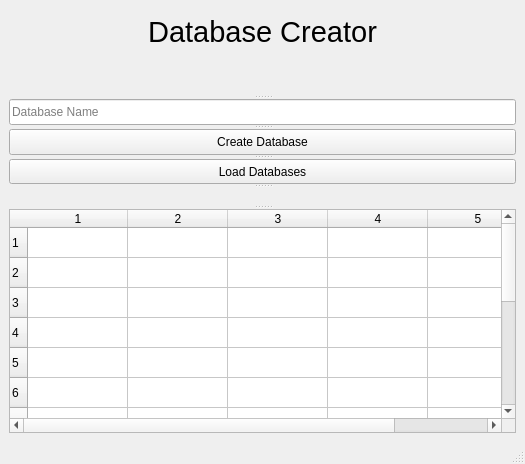
<?xml version="1.0" encoding="UTF-8"?>
<ui version="4.0">
 <class>MainWindow</class>
 <widget class="QMainWindow" name="MainWindow">
  <property name="geometry">
   <rect>
    <x>0</x>
    <y>0</y>
    <width>525</width>
    <height>464</height>
   </rect>
  </property>
  <property name="windowTitle">
   <string>MainWindow</string>
  </property>
  <widget class="QWidget" name="centralwidget">
   <layout class="QVBoxLayout" name="verticalLayout">
    <item>
     <widget class="QSplitter" name="splitter">
      <property name="orientation">
       <enum>Qt::Vertical</enum>
      </property>
      <widget class="QLabel" name="dblbl">
       <property name="text">
        <string>&lt;html&gt;&lt;head/&gt;&lt;body&gt;&lt;p align=&quot;center&quot;&gt;&lt;span style=&quot; font-size:22pt;&quot;&gt;Database Creator&lt;/span&gt;&lt;/p&gt;&lt;p align=&quot;center&quot;&gt;&lt;br/&gt;&lt;/p&gt;&lt;/body&gt;&lt;/html&gt;</string>
       </property>
      </widget>
      <widget class="QLineEdit" name="createDatabase">
       <property name="text">
        <string/>
       </property>
       <property name="placeholderText">
        <string>Database Name</string>
       </property>
      </widget>
      <widget class="QPushButton" name="createDbBtn">
       <property name="text">
        <string>Create Database</string>
       </property>
      </widget>
      <widget class="QPushButton" name="loadDbBtn">
       <property name="text">
        <string>Load Databases</string>
       </property>
      </widget>
      <widget class="QLabel" name="resultMsg">
       <property name="text">
        <string/>
       </property>
      </widget>
      <widget class="QTableWidget" name="tableWidget">
       <property name="rowCount">
        <number>14</number>
       </property>
       <property name="columnCount">
        <number>5</number>
       </property>
       <row/>
       <row/>
       <row/>
       <row/>
       <row/>
       <row/>
       <row/>
       <row/>
       <row/>
       <row/>
       <row/>
       <row/>
       <row/>
       <row/>
       <column/>
       <column/>
       <column/>
       <column/>
       <column/>
      </widget>
     </widget>
    </item>
   </layout>
  </widget>
  <widget class="QMenuBar" name="menubar">
   <property name="geometry">
    <rect>
     <x>0</x>
     <y>0</y>
     <width>525</width>
     <height>22</height>
    </rect>
   </property>
  </widget>
  <widget class="QStatusBar" name="statusbar"/>
 </widget>
 <resources/>
 <connections/>
</ui>
